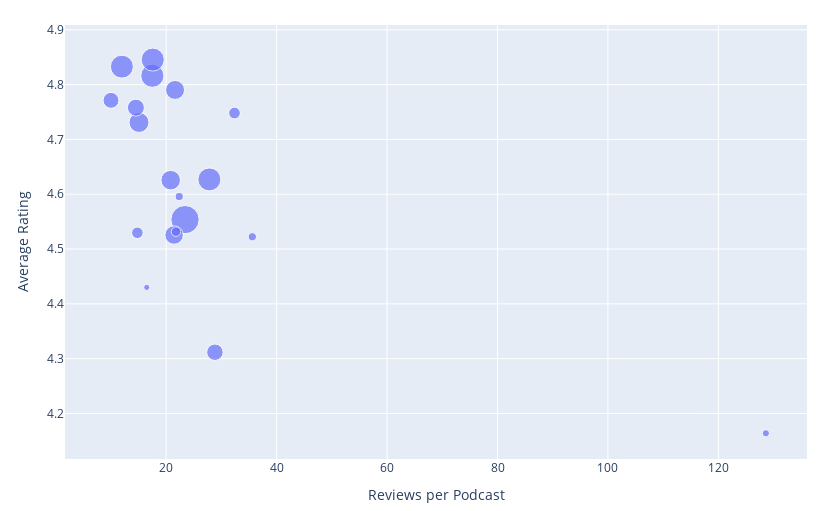

The notebook cell this image was saved under:
### Markdown cell above
##### Bubble plot:

### Code cell
# | label: fig-cat-overview
# | fig-cap: The average ratings of podcasts tagged in a category over the average number ratings a podcast tagged in that category received. The size of the point represent the total number of reviews podcasts tagged in the specific category had.
figure_cat_overview = px.scatter(
    category_stats,
    x="ratings_per_pod",
    y="average_rating",
    size="Frequency",
    hover_name=category_stats.index,
    width=base_fig_width * dpi,
    height=base_fig_height * dpi,
)
figure_cat_overview.update_layout(
    xaxis_title="Reviews per Podcast", yaxis_title="Average Rating"
)

default_plotly_margins(figure_cat_overview)

figure_cat_overview.show()

### Figure 1 — Plotly figure (JSON) as saved in the notebook; plotly's stock layout.template omitted (floating-point values rounded to 4 significant figures)
{"data": [{"hovertemplate": "<b>%{hovertext}</b><br><br>ratings_per_pod=%{x}<br>average_rating=%{y}<br>Frequency=%{marker.size}<extra></extra>", "hovertext": ["society", "education", "business", "comedy", "spirituality-religion", "arts", "sports", "health", "tv", "leisure", "news", "music", "kids", "technology", "science", "history", "fiction", "true-crime", "government"], "legendgroup": "", "marker": {"color": "#636efa", "size": [19441, 13005, 12931, 12803, 12771, 9675, 9280, 8731, 8285, 7011, 6606, 6161, 3321, 3235, 2186, 1663, 1594, 1264, 940], "sizemode": "area", "sizeref": 48.6, "symbol": "circle"}, "mode": "markers", "name": "", "orientation": "v", "showlegend": false, "type": "scatter", "x": [23.41, 17.49, 17.57, 27.82, 11.98, 15.08, 20.82, 21.61, 21.43, 14.51, 28.83, 10.01, 32.37, 14.78, 21.77, 35.6, 22.36, 128.6, 16.48], "xaxis": "x", "y": [4.554, 4.816, 4.846, 4.627, 4.833, 4.731, 4.626, 4.79, 4.526, 4.758, 4.312, 4.771, 4.748, 4.53, 4.532, 4.522, 4.596, 4.164, 4.43], "yaxis": "y"}], "layout": {"height": 511.2, "legend": {"itemsizing": "constant", "tracegroupgap": 0}, "margin": {"b": 30, "l": 65, "r": 10, "t": 25}, "width": 817.9, "xaxis": {"anchor": "y", "domain": [0, 1], "title": {"text": "Reviews per Podcast"}}, "yaxis": {"anchor": "x", "domain": [0, 1], "title": {"text": "Average Rating"}}}}
